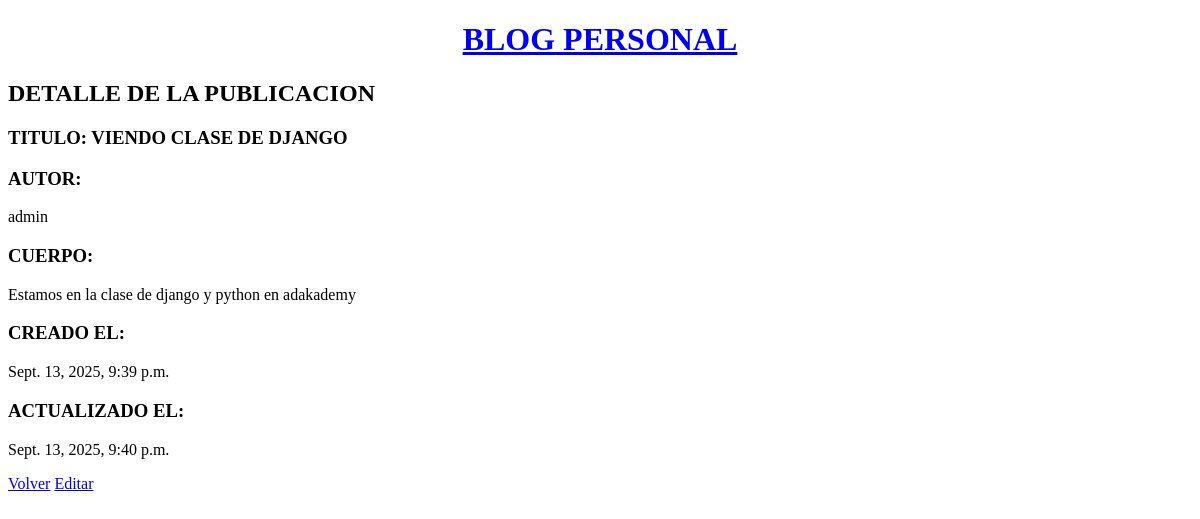
/post/1/, run on an earlier commit of the app's database.
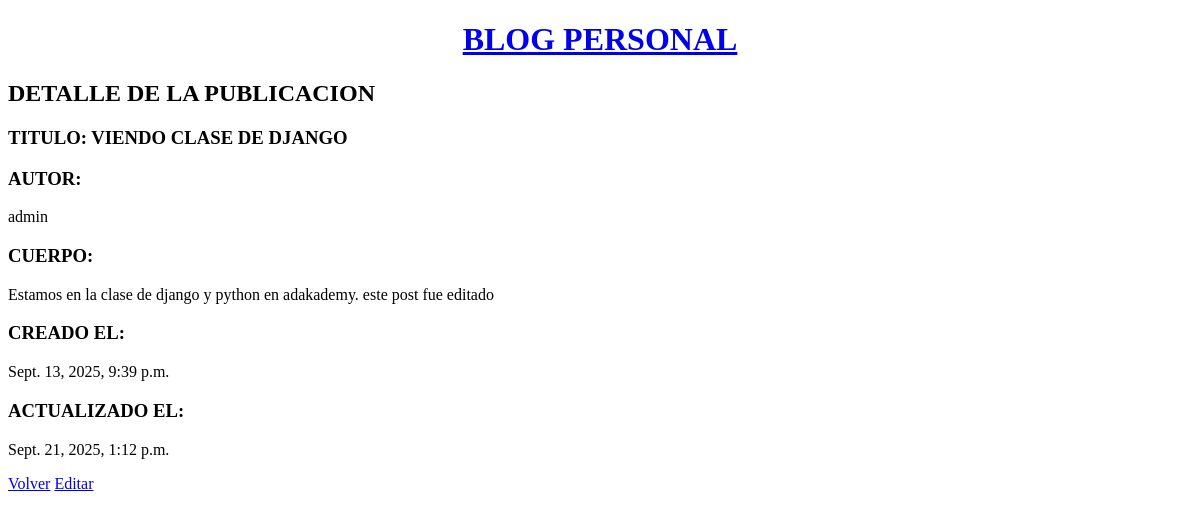
And on a later commit of the database.
### blogs/models.py (models this page shows, shortened)
class Post(models.Model):
    title = models.CharField(max_length=200)
    body = models.TextField()
    created_at = models.DateTimeField(
        auto_now_add=True
    )  # toma el tiempo automaticament del sistem o pc
    updated_at = models.DateTimeField(
        auto_now=True
    )  # toma el tiempo automaticament del sistem o pc
    author = models.ForeignKey(
        "auth.User", on_delete=models.CASCADE
    )  # toma el usario de la tabla auth_user de la base de datos de usuario por defecos de django

### blogs/views.py (the view)
# urls.py: path("post/<int:pk>/", PostDetailView.as_view(), name="post_detail"),
class PostDetailView(DetailView):
    model = Post
    template_name = "post_detail.html"

### templates/post_detail.html
{% extends "_base.html" %}
{% block content %}
    <h2>DETALLE DE LA PUBLICACION</h2>
    <h3>TITULO: {{post.title }}</h3>
    <h3>AUTOR:</h3><p>{{ post.author }}</p>
    <h3>CUERPO:</h3><p>{{ post.body }}</p>
    <h3>CREADO EL:</h3><p>{{ post.created_at }}</p>
    <h3>ACTUALIZADO EL:</h3><p>{{ post.updated_at }}</p>
    <a href="{% url 'post_list' %}">Volver</a>
    <a href="{% url 'post_edit' post.pk %}">Editar</a>
{% endblock content %}

What changed in the data, as far as the page shows it:
changed Post "VIENDO CLASE DE DJANGO": body "Estamos en la clase de django y python en adakademy" → "Estamos en la clase de django y python en adakademy. este post fue editado"; updated_at "Sept. 13, 2025, 9:40 p.m." → "Sept. 21, 2025, 1:12 p.m."
